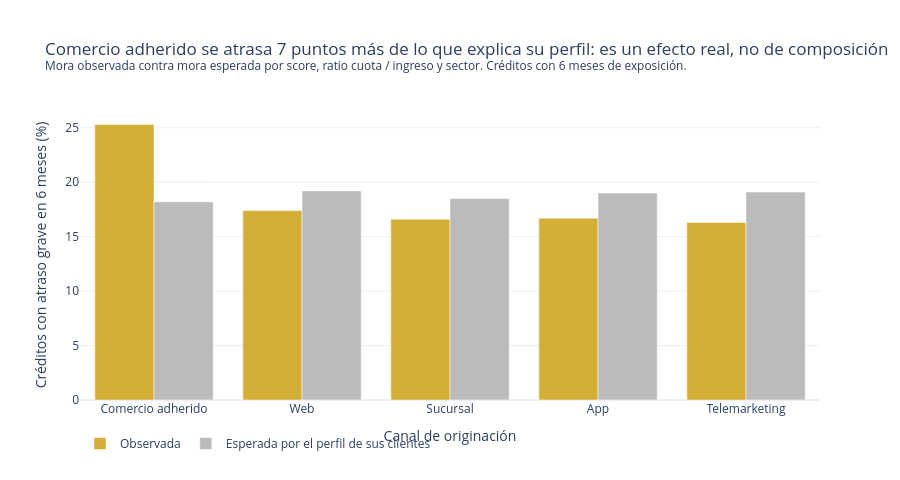

Source (notebook cell):
### Markdown cell above
### 4.2 Efecto de composición: el grupo antes y después de controlar por perfil (Plotly)

### Code cell
efecto_canal_para_graficar = (
    efecto_por_canal.reset_index()
    .melt(
        id_vars=["canal_originacion", "creditos", "diferencia_en_puntos"],
        value_vars=["pct_mora_observada", "pct_mora_esperada"],
        var_name="medida",
        value_name="pct_mora",
    )
    .replace(
        {
            "pct_mora_observada": "Observada",
            "pct_mora_esperada": "Esperada por el perfil de sus clientes",
        }
    )
)

figura_composicion = px.bar(
    efecto_canal_para_graficar,
    x="canal_originacion",
    y="pct_mora",
    color="medida",
    barmode="group",
    category_orders={"canal_originacion": efecto_por_canal.index.tolist()},
    color_discrete_sequence=[DORADO, GRIS],
    custom_data=["creditos", "diferencia_en_puntos"],
    labels={
        "canal_originacion": "Canal de originación",
        "pct_mora": "Créditos con atraso grave en 6 meses (%)",
        "medida": "",
    },
    title=(
        "Comercio adherido se atrasa 7 puntos más de lo que explica su perfil: "
        "es un efecto real, no de composición<br>"
        "<sup>Mora observada contra mora esperada por score, ratio cuota / ingreso "
        "y sector. Créditos con 6 meses de exposición.</sup>"
    ),
)
figura_composicion.update_traces(
    hovertemplate=(
        "<b>%{x}</b><br>Mora: %{y:.1f}%<br>"
        "Créditos: %{customdata[0]:,}<br>"
        "Observada menos esperada: %{customdata[1]:+.1f} puntos<extra></extra>"
    )
)
figura_composicion.update_yaxes(rangemode="tozero")
figura_composicion.update_layout(
    height=480, margin={"t": 110}, legend={"orientation": "h"}
)
figura_composicion.write_html(
    CARPETA_SALIDAS / "efecto_composicion_canal.html", include_plotlyjs=True
)
figura_composicion.show()

### Figure 1 — Plotly figure (JSON) as saved in the notebook; plotly's stock layout.template omitted (floating-point values rounded to 4 significant figures)
{"data": [{"alignmentgroup": "True", "customdata": [[1229.0, 7.1], [883.0, -1.8], [2131.0, -1.9], [812.0, -2.3], [447.0, -2.8]], "hovertemplate": "<b>%{x}</b><br>Mora: %{y:.1f}%<br>Créditos: %{customdata[0]:,}<br>Observada menos esperada: %{customdata[1]:+.1f} puntos<extra></extra>", "legendgroup": "Observada", "marker": {"color": "#D4AF37", "pattern": {"shape": ""}}, "name": "Observada", "offsetgroup": "Observada", "orientation": "v", "showlegend": true, "textposition": "auto", "type": "bar", "x": ["Comercio adherido", "Web", "Sucursal", "App", "Telemarketing"], "xaxis": "x", "y": [25.3, 17.4, 16.6, 16.7, 16.3], "yaxis": "y"}, {"alignmentgroup": "True", "customdata": [[1229.0, 7.1], [883.0, -1.8], [2131.0, -1.9], [812.0, -2.3], [447.0, -2.8]], "hovertemplate": "<b>%{x}</b><br>Mora: %{y:.1f}%<br>Créditos: %{customdata[0]:,}<br>Observada menos esperada: %{customdata[1]:+.1f} puntos<extra></extra>", "legendgroup": "Esperada por el perfil de sus clientes", "marker": {"color": "#BBBBBB", "pattern": {"shape": ""}}, "name": "Esperada por el perfil de sus clientes", "offsetgroup": "Esperada por el perfil de sus clientes", "orientation": "v", "showlegend": true, "textposition": "auto", "type": "bar", "x": ["Comercio adherido", "Web", "Sucursal", "App", "Telemarketing"], "xaxis": "x", "y": [18.2, 19.2, 18.5, 19.0, 19.1], "yaxis": "y"}], "layout": {"barmode": "group", "height": 480, "legend": {"orientation": "h", "title": {"text": ""}, "tracegroupgap": 0}, "margin": {"t": 110}, "title": {"text": "Comercio adherido se atrasa 7 puntos más de lo que explica su perfil: es un efecto real, no de composición<br><sup>Mora observada contra mora esperada por score, ratio cuota / ingreso y sector. Créditos con 6 meses de exposición.</sup>"}, "xaxis": {"anchor": "y", "categoryarray": ["Comercio adherido", "Web", "Sucursal", "App", "Telemarketing"], "categoryorder": "array", "domain": [0.0, 1.0], "title": {"text": "Canal de originación"}}, "yaxis": {"anchor": "x", "domain": [0.0, 1.0], "rangemode": "tozero", "title": {"text": "Créditos con atraso grave en 6 meses (%)"}}}}
